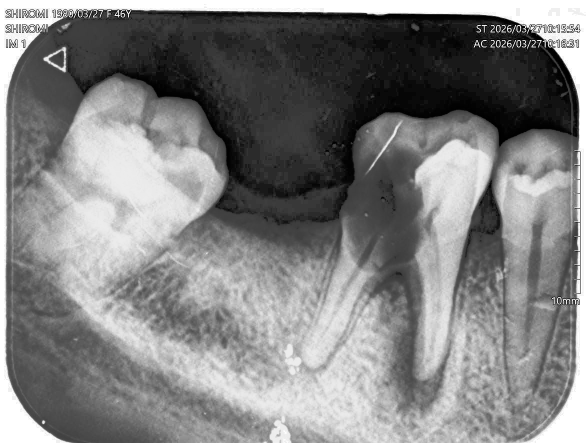
#> input picture data/abscess/raw/HistogramEqualized/ab15.jpg, 1171 x 886 px (shown at 1/2 size)
$ python -i pdl_from_final_mask_polynomial.py   (imports and definitions only)   (older library calls are emulated)
#> lines starting #> are read from the running program, lines starting #| are printed output that depends on the picture
#> further down, picture is the input picture: shape (886, 1171, 3); min 0, max 255, mean 128.8
import os
import cv2
import numpy as np


# ============================================================
# Basic utilities
# ============================================================

# [36 lines left out: functions ensure_uint8_gray, safe_imwrite, odd, not called in this run]


def normalize_01(arr, low=2, high=98):
    arr = arr.astype(np.float32)

    valid = arr[np.isfinite(arr)]

    if valid.size == 0:
        return np.zeros_like(arr, dtype=np.float32)

    p_low = np.percentile(valid, low)
    p_high = np.percentile(valid, high)

    if p_high <= p_low:
        return np.zeros_like(arr, dtype=np.float32)

    out = (arr - p_low) / (p_high - p_low)
    out = np.clip(out, 0.0, 1.0)

    return out.astype(np.float32)


# [76 lines left out: functions read_binary_mask, preprocess_xray_for_root_pdl, local_mean_std, not called in this run]


def build_edge_map(img_uint8):
    blurred = cv2.GaussianBlur(img_uint8, (3, 3), 0)

    med = np.median(blurred)
#> med = 129

    lower = int(max(0, 0.60 * med))
#> lower = 77
    upper = int(min(255, 1.45 * med))
#> upper = 187

    canny = cv2.Canny(blurred, lower, upper)
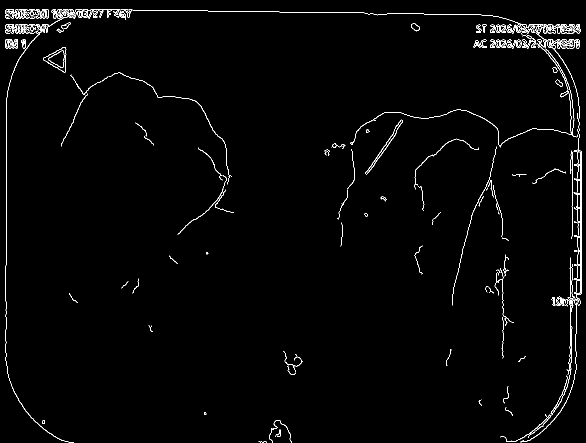
#> canny: shape (886, 1171) (shown at 1/2 size); 1.5% white in thin lines or dots

    gx = cv2.Sobel(
        img_uint8.astype(np.float32),
        cv2.CV_32F,
        1,
        0,
        ksize=3
    )
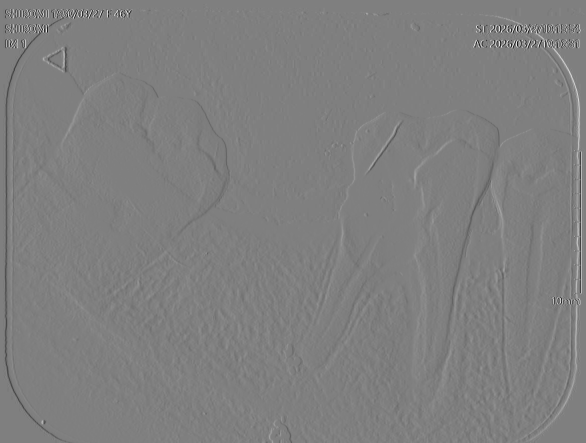
#> gx: shape (886, 1171, 3) float32 (shown at 1/2 size); min -1020, max 1020, mean 0; drawn with min black and max white

    gy = cv2.Sobel(
        img_uint8.astype(np.float32),
        cv2.CV_32F,
        0,
        1,
        ksize=3
    )

    grad = cv2.magnitude(gx, gy)
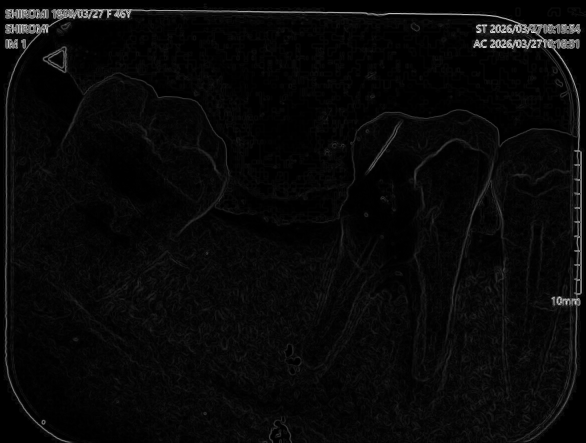
#> grad: shape (886, 1171, 3) float32 (shown at 1/2 size); mean B, G, R 38, 38, 38; drawn with min black and max white
    grad01 = normalize_01(grad, 5, 97)
#> in normalize_01, `p_low = np.percentile(valid, low)`: p_low = 0
#> in normalize_01, `p_high = np.percentile(valid, high)`: p_high = 141.7
#> in normalize_01, `out = np.clip(out, 0.0, 1.0)`:
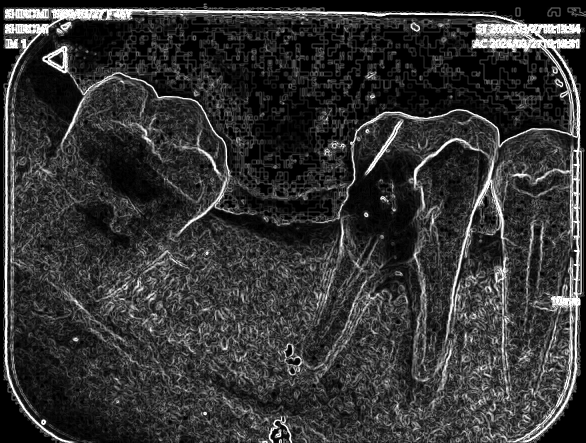
#> out: shape (886, 1171, 3) float32 (shown at 1/2 size); mean of channels 0, 1, 2 0.208, 0.208, 0.208; drawn as B, G, R

#> (the run stopped early here; a loop or call above may not have finished)

$ run again, on data/abscess/raw/HistogramEqualized/ab6.jpg
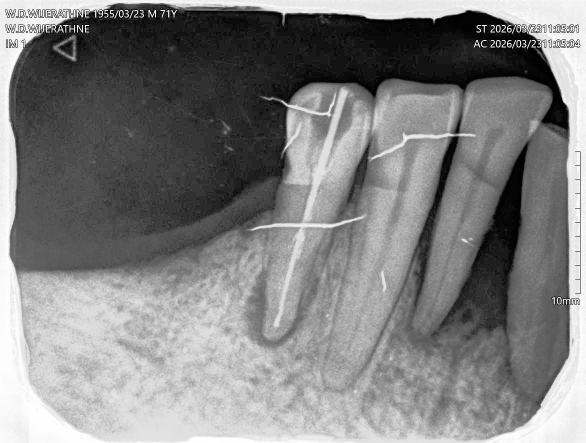
#> input picture data/abscess/raw/HistogramEqualized/ab6.jpg, 1171 x 886 px (shown at 1/2 size)
#> picture is the input picture: shape (886, 1171, 3); min 0, max 255, mean 128.3
#> med = 129
#> lower = 77
#> upper = 187
#> in build_edge_map, `canny = cv2.Canny(blurred, lower, upper)`:
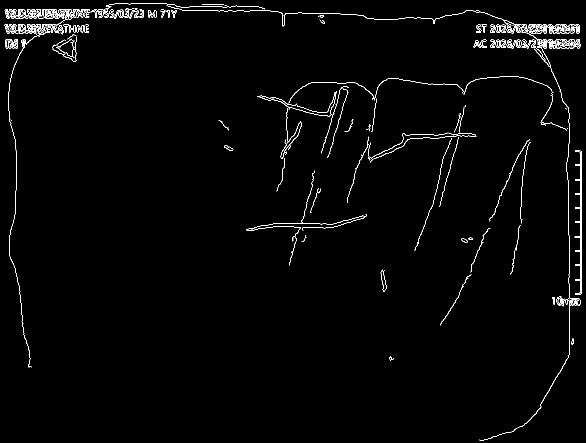
#> canny: shape (886, 1171) (shown at 1/2 size); 1.6% white in thin lines or dots
#> p_low = 0
#> p_high = 159.5
#> in normalize_01, `out = np.clip(out, 0.0, 1.0)`:
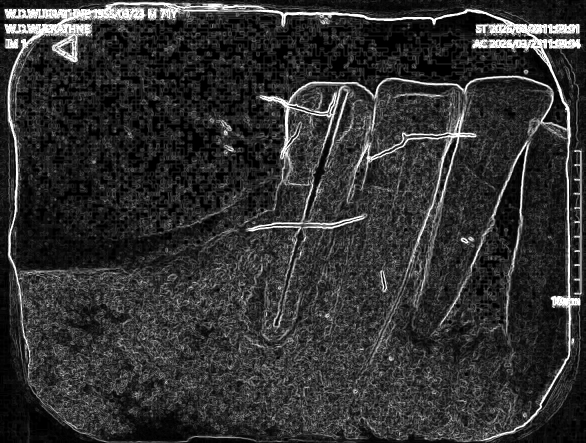
#> out: shape (886, 1171, 3) float32 (shown at 1/2 size); mean of channels 0, 1, 2 0.196, 0.196, 0.196; drawn as B, G, R
